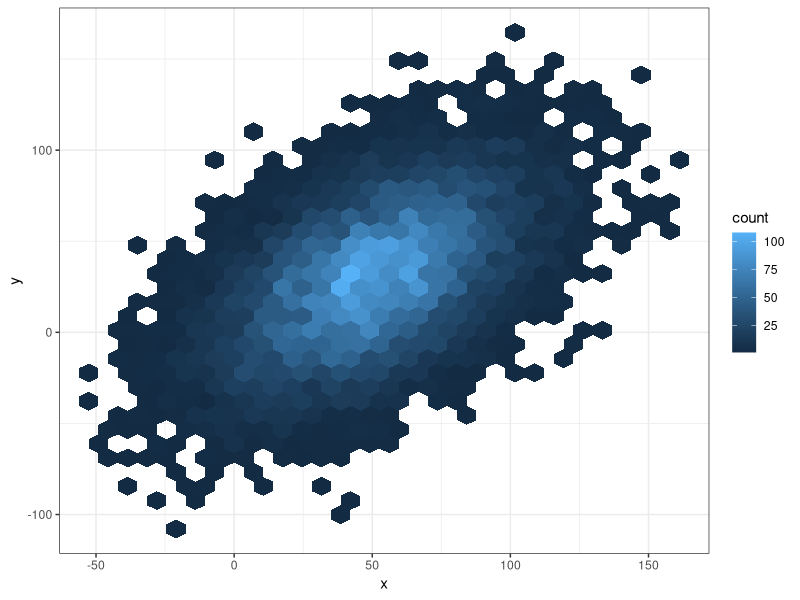
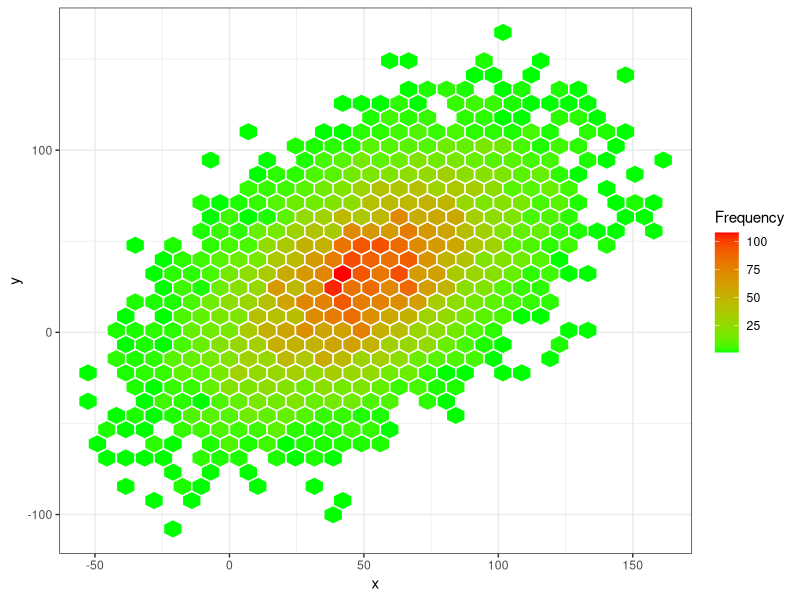
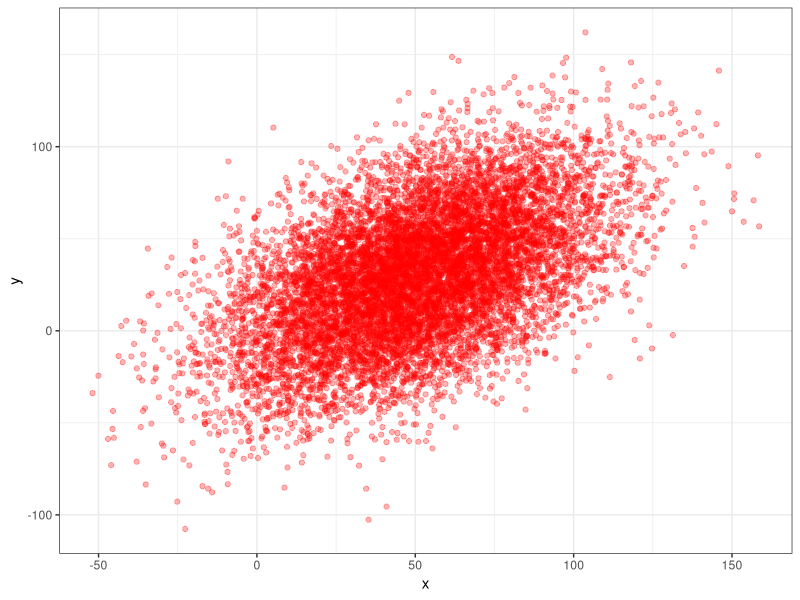
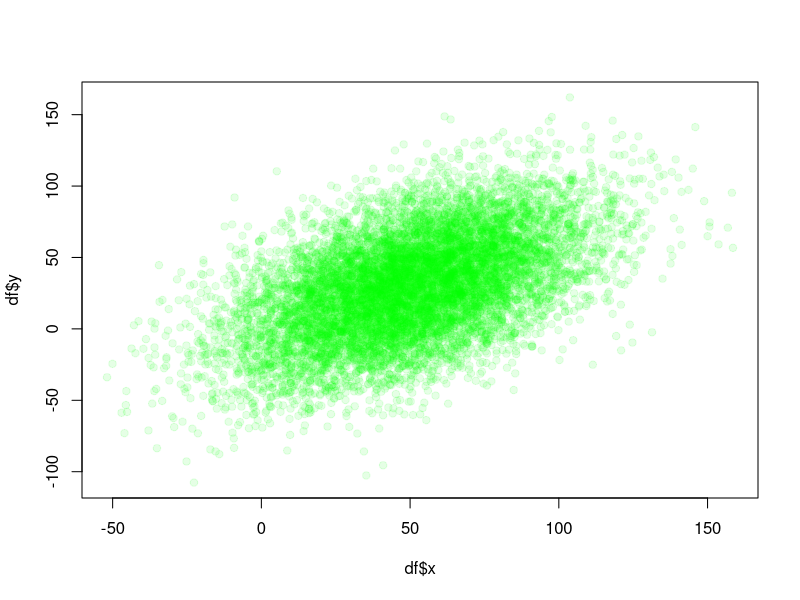
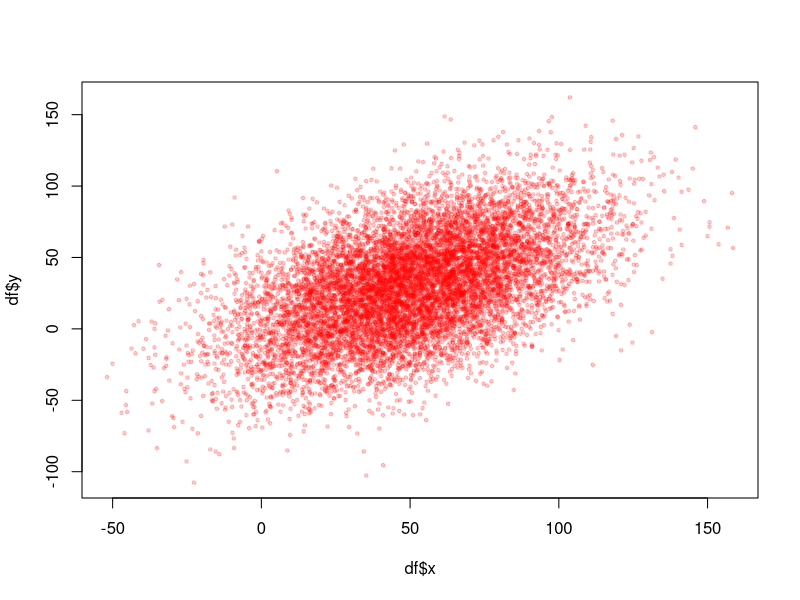

These figures' R source, in order:
## ---- chunk 1
knitr::opts_chunk$set(echo = TRUE)
## ---- chunk 2
# data
set.seed(1234)
x = rnorm(10000, 50, 30)
y = x*0.6 + rnorm (10000, 0, 30)
df <- data.frame(x,y)
library(ggplot2)
ggplot(df,aes(x=x,y=y)) + stat_binhex() + theme_bw()
# vivid colored 
ggplot(df,aes(x=x,y=y)) + stat_binhex(colour="white",na.rm=TRUE) + scale_fill_gradientn(colours=c("green1","red"),name = "Frequency",na.value=NA)+ theme_bw()
# plot with transparency 

ggplot(df,aes(x=x,y=y)) + geom_point(alpha = 0.3, col = "red") + theme_bw()
# in base
# data
set.seed(1234)
x = rnorm(10000, 50, 30)
y = x*0.6 + rnorm (10000, 0, 30)
df <- data.frame(x,y)
plot(df$x, df$y, pch = 19, cex = 1, col = rgb(0,1,0, alpha = 0.1))

# alpha function to introduce transparency
require(RColorBrewer)

add.alpha <- function(col, alpha=1){
  if(missing(col))
    stop("vector of colours missing")
  apply(sapply(col, col2rgb)/255, 2, 
                     function(x) 
                       rgb(x[1], x[2], x[3], alpha=alpha)) 
}
# POINT SIZE AND TRANSPARENCY 
plot(df$x, df$y, pch = 19, cex = 0.5, col = add.alpha ("red", 0.2))



set.seed (1234)
Xv <- c(rnorm (500, 10,3), rnorm (500, 50, 20), rnorm (500, 70, 20))
Yv <- c(rnorm (500, 10,3), rnorm (500, 70, 5), rnorm (500, 30, 5))
myd <- data.frame (Xv, Yv )

m <- ggplot(myd, aes(x = Xv, y = Yv)) +
  geom_point() + geom_density2d() + theme_bw()
